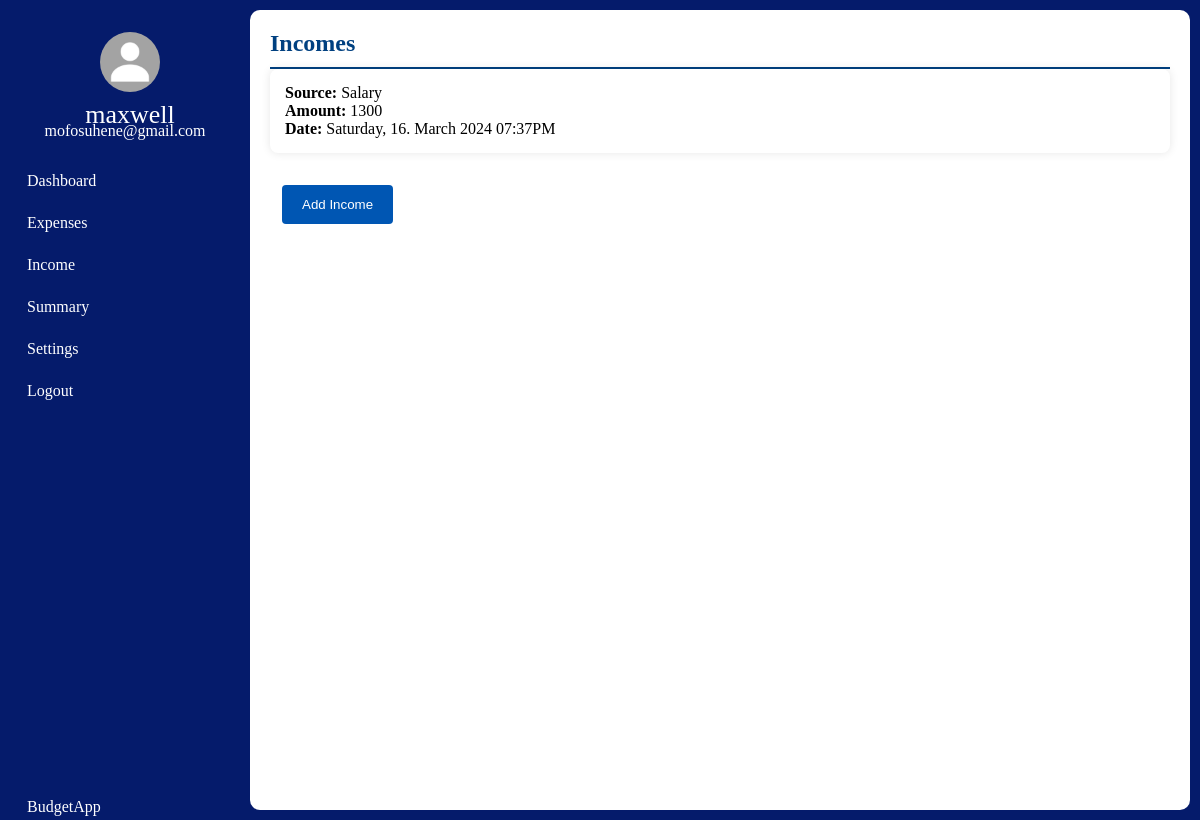
The page /income/1 on the database as committed earlier.
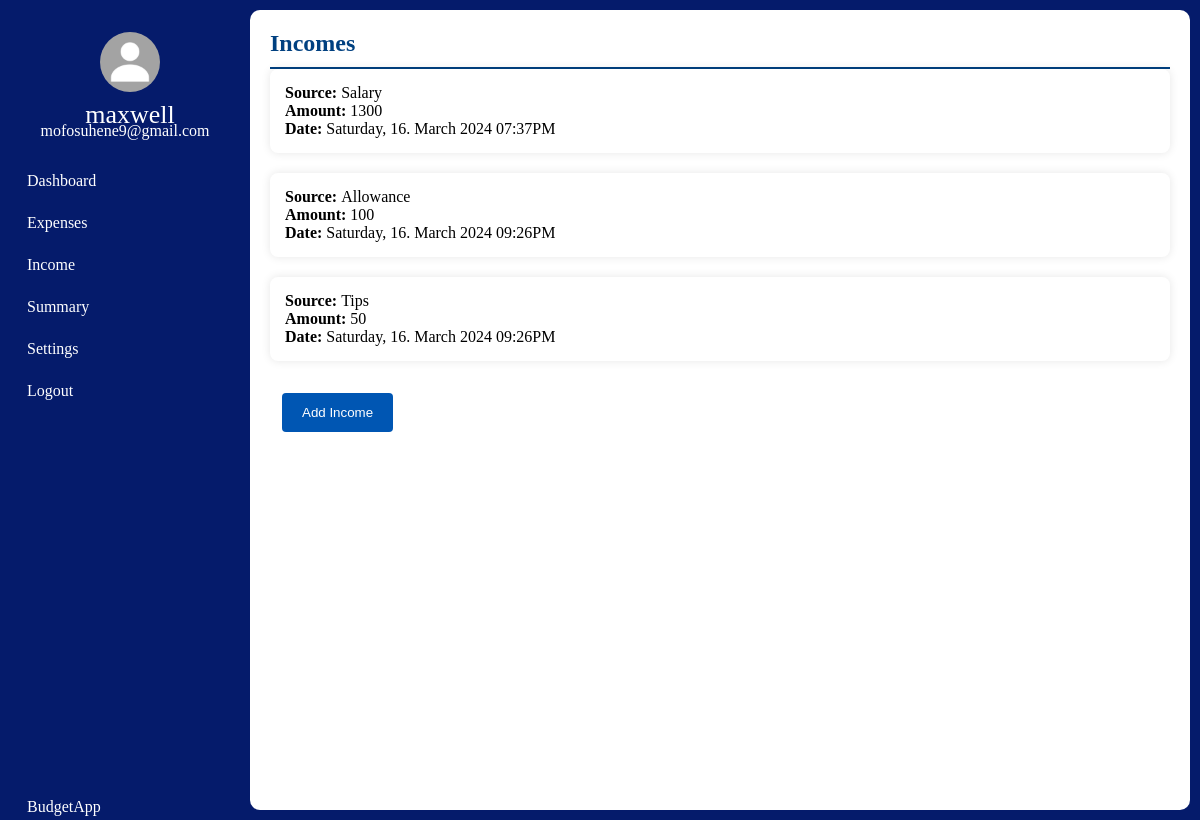
The same page on the database as committed later.
### tables this page shows
CREATE TABLE User(
                id INTEGER PRIMARY KEY AUTOINCREMENT,
                User_First_Name TEXT NOT NULL,
                User_Last_Name TEXT NOT NULL,
                User_Email TEXT  UNIQUE NOT NULL,
                User_Password TEXT NOT NULL
                );

CREATE TABLE Incomes(
                id INTEGER PRIMARY KEY AUTOINCREMENT,
                Source TEXT NOT NULL,
                Income INTEGER NOT NULL,
                Date TEXT NOT NULL,
                MonthAndYear TEXT NOT NULL,
                Percent INTEGER NOT NULL,
                Color TEXT NOT NULL,
                User_id INTEGER NOT NULL,
                FOREIGN KEY (User_id) REFERENCES User (id)
                );

### app.py (the view)
@app.get("/income/<int:id>")
def income(id):
    db_connection = get_db()
    cursor = db_connection.cursor()
    cursor.execute("SELECT User_First_Name, User_Last_Name, User_Email FROM User WHERE id = ?", (id,))
    user_data = cursor.fetchone()
    first_name = user_data[0]
    user_email = user_data[2]
    entries = cursor.execute("SELECT User_First_Name,User_Email,Source, Income, Date FROM Incomes JOIN User on Incomes.User_id == User.id WHERE User_id = ?", (id,))
    return render_template("income.html", id=id, entries=entries, first_name=first_name, user_email=user_email)

### helper_functions.py (called while the page is built)
def get_db():
    connection = sqlite3.connect(DATABASE)
    return connection

### templates/income.html (shortened to what this page needs)
<!DOCTYPE html>
<html lang="en">
<head>
    <link rel="stylesheet" href="{{ url_for('static', filename='css/expenses_style.css') }}">
</head>
<body>
  <nav class="nav-bar">
    <ul>
        <li>
            <a href="#" class="logo">
                <div class="user-profile">
                    <img src="{{ url_for('static', filename='images/MyPassportPicture.jpg') }}" alt=""/>
                    <span class="nav-item">
                    {{ first_name }}<br>
                    </span>
                    <span class="email">{{ user_email }}</span>
                </div>
            </a>
        </li>
        <li>
            <a href="/dashboard/{{id}}">
                <span class="nav-item menu">
                    Dashboard
                </span>
            </a>
        </li>
        <li>
            <a href="/expenses/{{id}}">
                <span class="nav-item menu">
                    Expenses
                </span>
            </a>
        </li>
        <li>
            <a href="/income/{{id}}">
                <span class="nav-item active">
                    Income
                </span>
            </a>
        </li>
        <li>
            <a href="/summary/{{id}}">
                <span class="nav-item menu">
                    Summary
                </span>
            </a>
        </li>
        <li>
            <a href="/settings/{{id}}">
                <span class="nav-item menu">
                    Settings
                </span>
            </a>
        </li>
        <li>
            <a href="{{ url_for('logout') }}">
                <span class="nav-item menu">
                    Logout
                </span>
            </a>
        </li>
        <li>
            <a href="/dashboard" class="applogo">
                <span class="nav-item">
                    BudgetApp
                </span>
            </a>
        </li>
    </ul>
</nav>
<section>
  <div class="white" id="add__section">
    <div class="title">
        <h2>Incomes</h2>
    </div>
    <ul>
      {% for entry in entries %}
      <li id="entries">
        <strong>Source: </strong>{{ entry[2] }} <br>
        <strong>Amount: </strong>{{ entry[3] }} <br>
        <strong>Date: </strong>{{ entry[4] }}</li>
        {% endfor %}
      </ul>
      <a href="/addincome/{{id}}">
        <div class="button-container">
          <button type="submit" class="custom-button">Add Income</button>
        </div>
      </a>
    </div>
    </section>
</body>
</html>

Rows that differ between the two databases and show on the page:
changed User "maxwell": User_Email "mofosuhene@gmail.com" → "mofosuhene9@gmail.com"
added Incomes: Source "Allowance", Income "100", Date "Saturday, 16. March 2024 09:26PM"
added Incomes: Source "Tips", Income "50", Date "Saturday, 16. March 2024 09:26PM"
